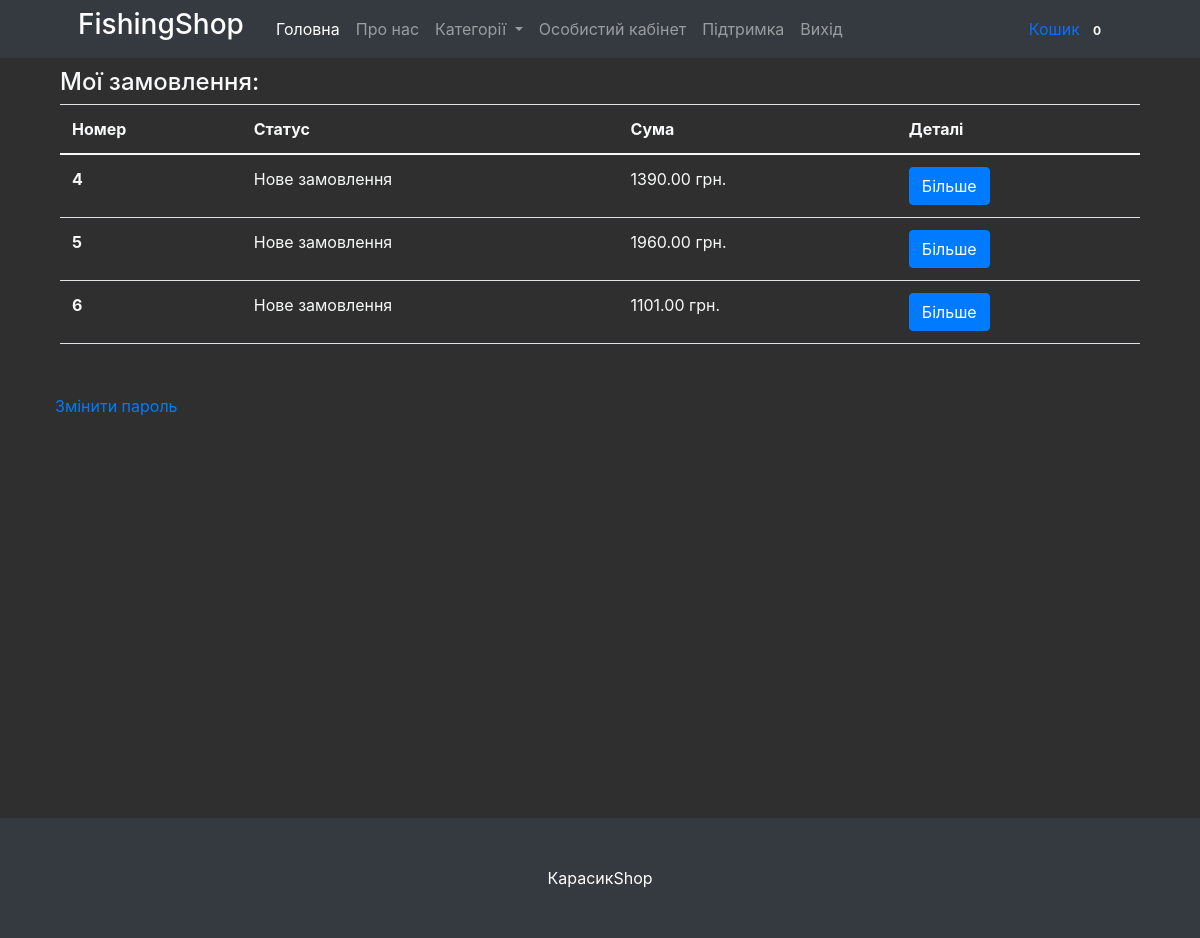
/profile/ (signed in), run on an earlier commit of the app's database.
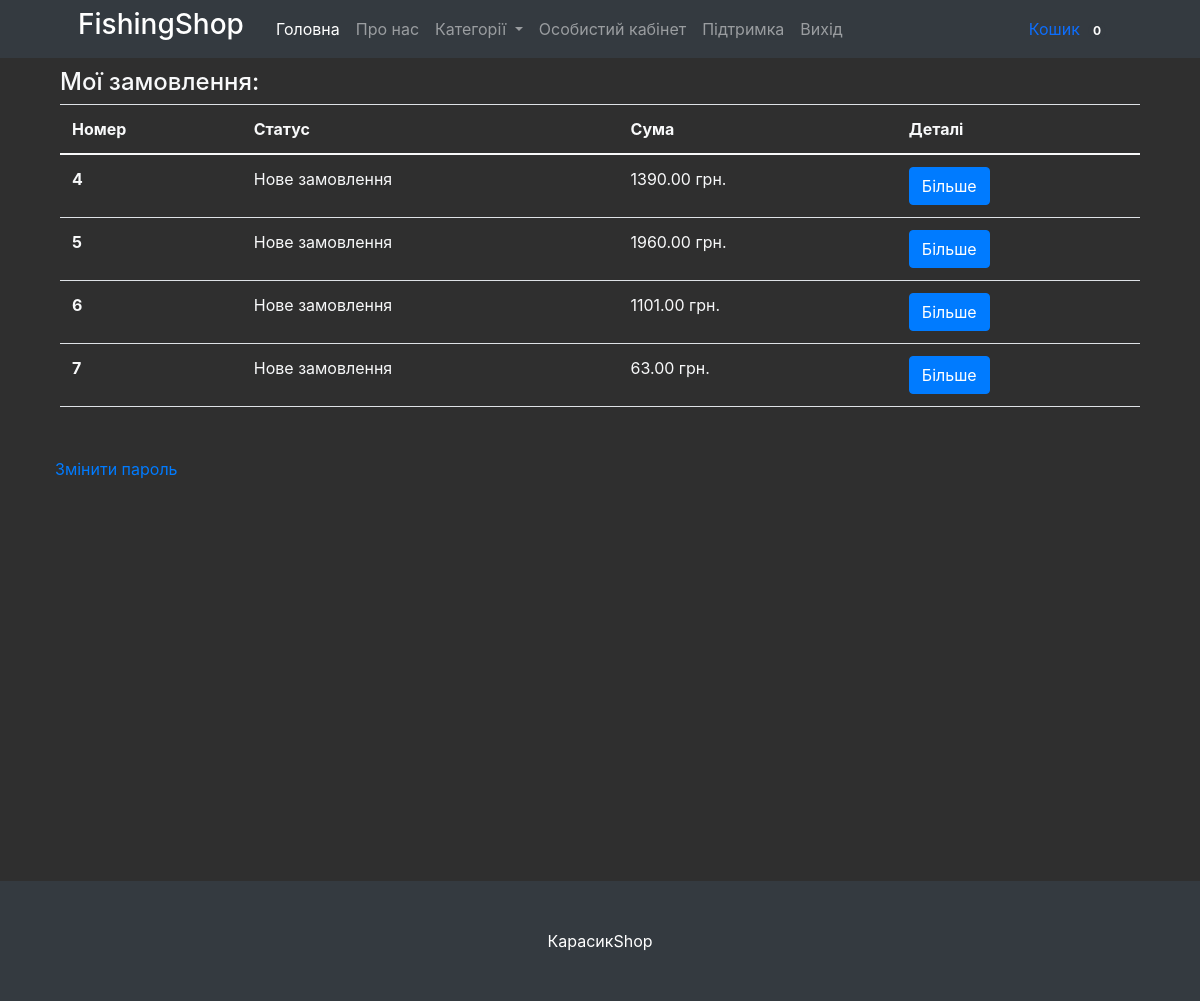
And on a later commit of the database.
### mainapp/models.py (models this page shows, shortened)
class Cart(models.Model):
    owner = models.ForeignKey('Customer', null=True, verbose_name='Власник', on_delete=models.CASCADE)
    products = models.ManyToManyField(CartProduct, blank=True, related_name='related_cart')
    total_products = models.PositiveIntegerField(default=0)
    final_price = models.DecimalField(max_digits=9, default=0, decimal_places=2, verbose_name='Загальна ціна')
    in_order = models.BooleanField(default=False)
    for_anonymous_user = models.BooleanField(default=False)

class Order(models.Model):
    STATUS_NEW = 'new'
    STATUS_IN_PROGRESS = 'in_progress'
    STATUS_READY = 'is_ready'
    STATUS_COMPLETED = 'completed'
    STATUS_CANCELED = 'canceled'
    BUYING_TYPE_SELF = 'self'
    BUYING_TYPE_DELIVERY = 'delivery'
    STATUS_CHOICES = (
        (STATUS_NEW, 'Нове замовлення'),
        (STATUS_IN_PROGRESS, 'Замовлення в оброці'),
        (STATUS_READY, 'Замовлення готове'),
        (STATUS_COMPLETED, 'Замовленння виконане'),
        (STATUS_CANCELED, 'Замовлення скасовано')
    )
    BUYING_TYPE_CHOICES = (
        (BUYING_TYPE_SELF, 'Самовивіз'),
        (BUYING_TYPE_DELIVERY, 'Доставка')
    )
    customer = models.ForeignKey(Customer, verbose_name='Покупець', related_name='related_orders', on_delete=models.CASCADE)
    first_name = models.CharField(max_length=255, verbose_name="Ім'я")
    last_name = models.CharField(max_length=255, verbose_name='Прізвище')
    phone = models.CharField(max_length=20, verbose_name='Телефон')
    cart = models.ForeignKey(Cart, verbose_name='Кошик', on_delete=models.CASCADE, null=True, blank=True)
    address = models.CharField(max_length=1024, verbose_name='Адреса', null=True, blank=True)
    status = models.CharField(
        max_length=100,
        verbose_name='Статус замовлення',
        choices=STATUS_CHOICES,
        default=STATUS_NEW
    )
    buying_type = models.CharField(
        max_length=100,
        verbose_name='Тип замовлення',
        choices=BUYING_TYPE_CHOICES,
        default=BUYING_TYPE_SELF
    )
    comment = models.TextField(verbose_name='Комментар щодо замовлення', null=True, blank=True)
    created_at = models.DateTimeField(auto_now=True, verbose_name='Дата створення замовлення')

### mainapp/views.py (the view)
# urls.py: path('profile/', ProfileView.as_view(), name='profile'),
class ProfileView(CartMixin, View):
    def get(self, request, *args, **kwargs):
        customer = Customer.objects.get(user=request.user)
        categories = Category.objects.all()
        context = {
            'customer': customer,
            'categories': categories,
            'cart': self.cart,
        }
        return render(request, 'profile.html', context)

### mainapp/mixins.py (called while the page is built)
    def dispatch(self, request, *args, **kwargs):
        if request.user.is_authenticated:
            customer = Customer.objects.filter(user=request.user).first()
            if not customer:
                customer = Customer.objects.create(
                    user=request.user
                )
            cart = Cart.objects.filter(owner=customer, in_order=False).first()
            if not cart:
                cart = Cart.objects.create(owner=customer)
        else:
            cart = Cart.objects.filter(for_anonymous_user=True).first()
            if not cart:
                cart = Cart.objects.create(for_anonymous_user=True)
        self.cart = cart
        return super().dispatch(request, *args, **kwargs)

### mainapp/models.py (called while the page is built)
    def get_absolute_url(self):
        return reverse('category_detail', kwargs={'slug': self.slug})

    def get_absolute_url(self):
        return reverse('product_detail', kwargs={'slug': self.slug})

### mainapp/templates/profile.html (shortened to what this page needs)
{% extends 'base.html' %}
{% block content %}
    <div class="container text-light">
        <div class="col-12">
            <h4 style="margin-top: 10px;">Мої замовлення:</h4>
            <div class="tab-content" id="nav-tabContent">
                <div class="tab-pane fade show active" id="list-orders" role="tabpanel"
                     aria-labelledby="list-orders-list">
                    {% if not customer.orders.all %}
                        <h3 style="text-align: center; margin-top: 250px;">На данний момент ви не робили замовлень</h3>
                    {% elif customer.orders.all %}
                        <table class="table text-light">
                            <thead>
                            <tr>
                                <th scope="col">Номер</th>
                                <th scope="col">Статус</th>
                                <th scope="col">Сума</th>
                                <th scope="col">Деталі</th>
                            </tr>
                            </thead>
                            <tbody class="text-light">
                            {% for order in customer.orders.all %}
                                <tr>
                                    <th scope="row">{{ order.id }}</th>
                                    <td>{{ order.get_status_display }}</td>
                                    <td>{{ order.cart.final_price }} грн.</td>
                                    <td>
                                        <button style="max-width: 100%" type="button" class="btn btn-primary"
                                                data-bs-toggle="modal"
                                                data-bs-target="#orderDetails-{{ order.id }}">Більше
                                        </button>
                                    </td>
                                </tr>
                            {% endfor %}
                            </tbody>
                        </table>
                    {% endif %}
                </div>
            </div>
        </div>
        <div style="margin-top: 50px; margin-left: 10px;">
            <a href="{% url 'newPas' %}">Змінити пароль</a>
        </div>
    </div>
{% endblock content %}

### mainapp/templates/base.html (shortened to what this page needs)
{% load static %}
<!DOCTYPE html>
<html lang="uk">
<head>
    <link href='{% static "bootstrap/bootstrap.min.css" %}' rel="stylesheet"/>
    <link rel="stylesheet" href="https://cdn.jsdelivr.net/npm/@fancyapps/ui@4.0/dist/fancybox.css"/>
    <link href="https://cdnjs.cloudflare.com/ajax/libs/twitter-bootstrap/4.1.2/css/bootstrap.min.css" rel="stylesheet"/>
    <link href="https://cdn.jsdelivr.net/npm/slick-carousel@1.8.1/slick/slick.css" rel="stylesheet"/>
    <link href="https://cdnjs.cloudflare.com/ajax/libs/fancybox/3.3.5/jquery.fancybox.min.css" rel="stylesheet"/>
</head>
<body>
<nav class="navbar navbar-expand-lg navbar-dark bg-dark">
    <div class="container px-4 px-lg-5">
        <a href="/"><h3 class="title"><span>FishingShop</span></h3></a>
        <div class="collapse navbar-collapse" id="navbarSupportedContent">
            <ul class="navbar-nav me-auto mb-2 mb-lg-0 ms-lg-4">
                <li class="nav-item">
                    <a class="nav-link active" aria-current="page" href="{% url 'index' %}">
                        Головна
                    </a>
                </li>
                <li class="nav-item"><a class="nav-link" href="{% url 'about' %}">Про нас</a></li>
                <li class="nav-item dropdown">
                    <a class="nav-link dropdown-toggle" id="navbarDropdown" href="#" role="button"
                       data-bs-toggle="dropdown" aria-expanded="false">
                        Категорії
                    </a>
                </li>
                {% if request.user.is_authenticated %}
                    <li class="nav-item">
                        <a class="nav-link" href="{% url 'profile' %}">Особистий кабінет</a>
                    </li>
                    <li class="nav-item">
                        <a class="nav-link" href="{% url 'support' %}">Підтримка</a>
                    </li>
                    <li class="nav-item">
                        <a class="nav-link" href="{% url 'logout' %}">Вихід</a>
                    </li>
                {% endif %}
            </ul>
            <a class="nav-link" href="{% url 'cart' %}">
                Кошик
                <span class="badge bg-dark text-white ms-1 rounded-pill">{{ cart.products.count }}</span>
            </a>
        </div>
    </div>
</nav>
{% block content %}{% endblock content %}
<footer class="py-5 bg-dark" style="margin-top: 400px;">
    <div class="container"><p class="m-0 text-center text-white">КарасикShop</p></div>
</footer>
</body>
</html>

What changed in the data, as far as the page shows it:
added Order: id "7", status "Нове замовлення", cart.final_price "63.00"
